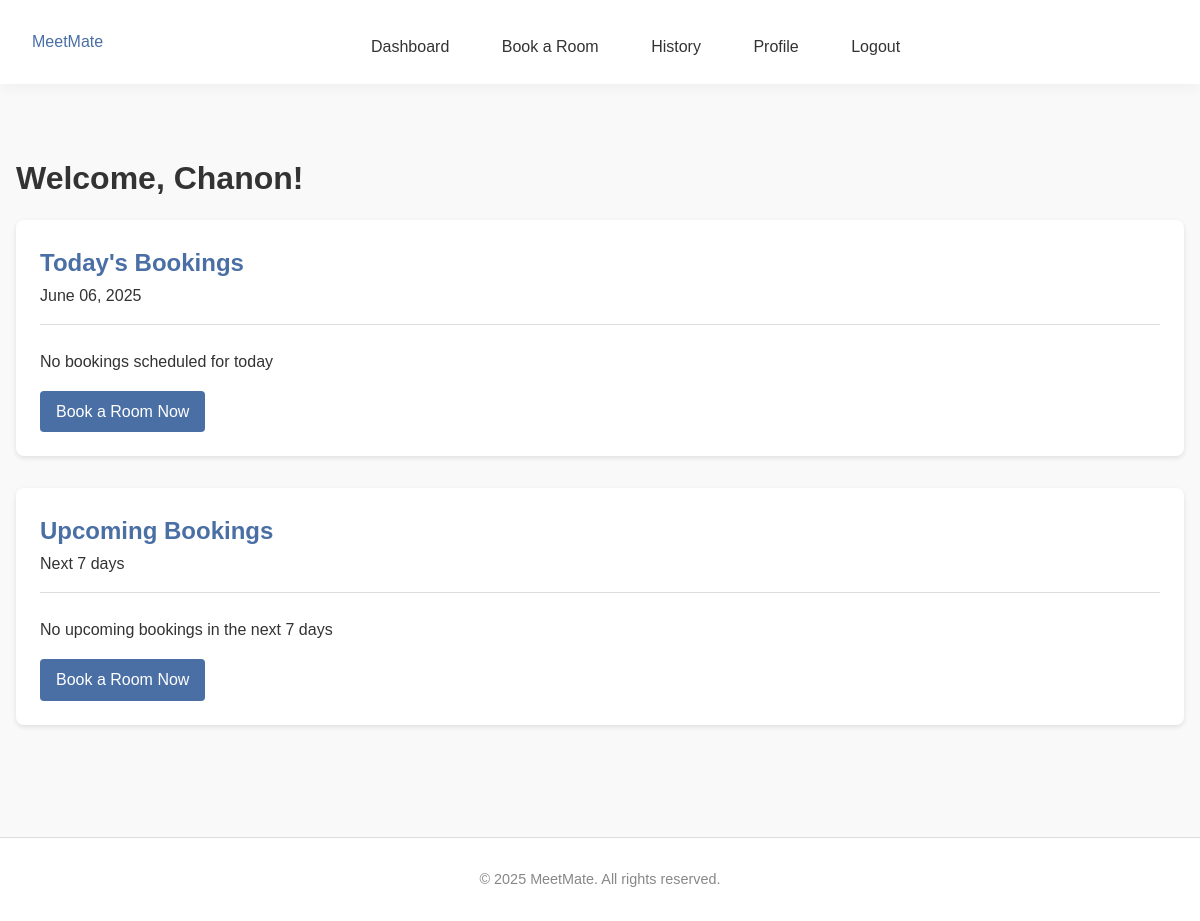
/dashboard (signed in), run on an earlier commit of the app's database.
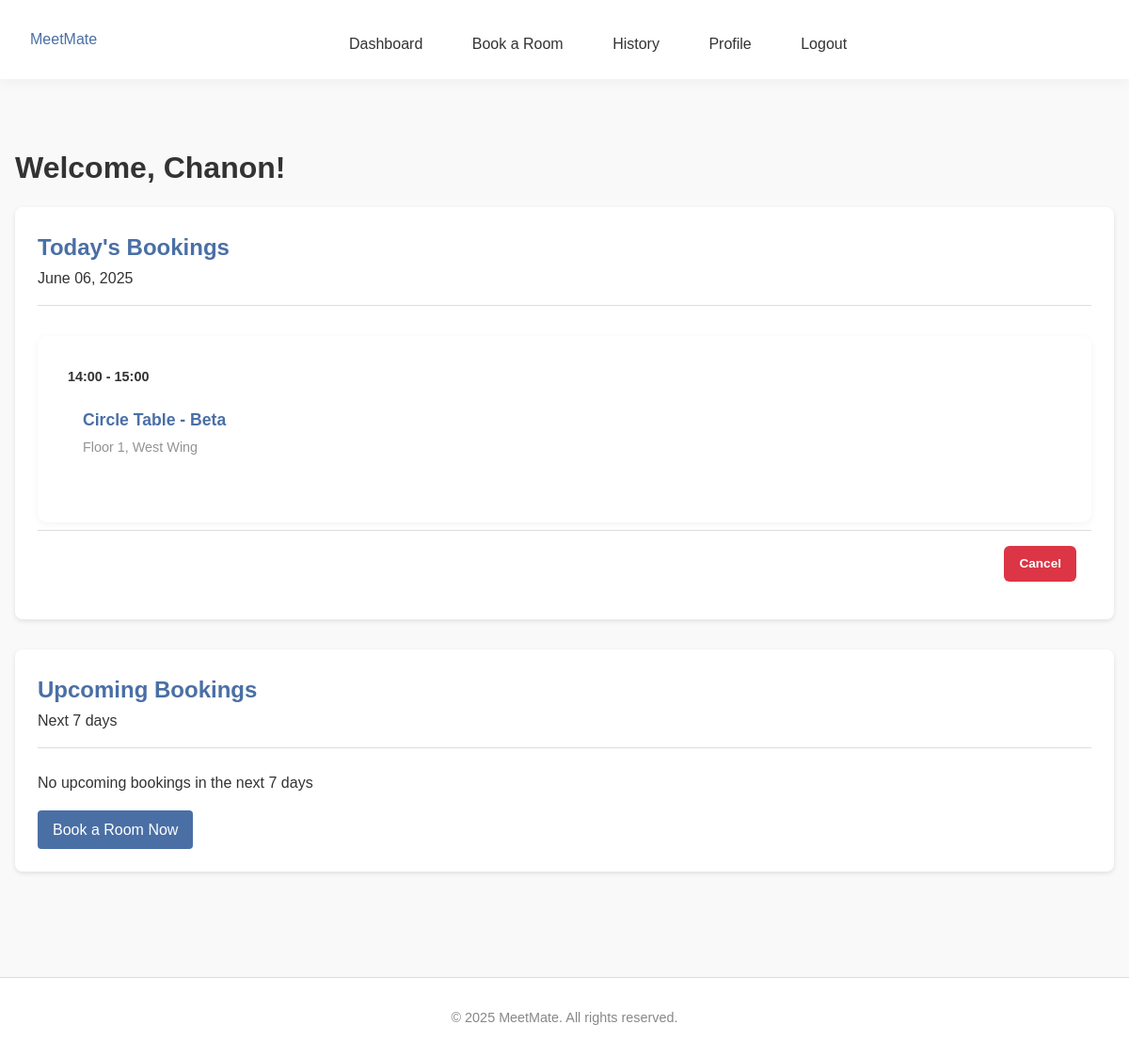
And on a later commit of the database.
### tables this page shows
CREATE TABLE bookings (
                id INTEGER PRIMARY KEY AUTOINCREMENT,
                user_id INTEGER NOT NULL,
                room_id INTEGER NOT NULL,
                date TEXT NOT NULL,
                time_start TEXT NOT NULL,
                time_end TEXT NOT NULL,
                booking_admin_id INTEGER,
                notes TEXT,
                FOREIGN KEY (user_id) REFERENCES users (id),
                FOREIGN KEY (room_id) REFERENCES rooms (id),
                FOREIGN KEY (booking_admin_id) REFERENCES users (id)
            );

CREATE TABLE rooms (
                id INTEGER PRIMARY KEY AUTOINCREMENT,
                name TEXT NOT NULL,
                location TEXT NOT NULL,
                capacity INTEGER NOT NULL,
                room_type TEXT DEFAULT 'conference'
            );

### app.py (the view)
@app.route('/dashboard')
@login_required
def dashboard():
    connection = get_database_connection()
    cursor = connection.cursor()
    user_id = session['user_id']
    now = datetime.now()
    current_date = now.date()
    current_time = now.time()
    today_bookings = []
    upcoming_bookings = []
    today_date = ''
    user_today_bookings = []
    user_upcoming_bookings = []
    if session.get('role') == 'admin':
        from datetime import date, timedelta
        today = date.today()
        today_str = today.strftime('%Y-%m-%d')
        today_date = today.strftime('%B %d, %Y')
        tomorrow = today + timedelta(days=1)
        next_week = today + timedelta(days=7)
        tomorrow_str = tomorrow.strftime('%Y-%m-%d')
        next_week_str = next_week.strftime('%Y-%m-%d')
        cursor.execute('''
            SELECT
                b.id,
                b.date,
                b.time_start,
                b.time_end,
                b.notes,
                u.username,
                r.name as room_name,
                admin.username as admin_name
            FROM bookings b
            JOIN users u ON b.user_id = u.id
            JOIN rooms r ON b.room_id = r.id
            LEFT JOIN users admin ON b.booking_admin_id = admin.id
            WHERE b.date = ?
            ORDER BY b.time_start
        ''', (today_str,))
        for row in cursor.fetchall():
            booking = dict(row)
            if booking['admin_name']:
                booking['booked_by'] = f"Admin: {booking['admin_name']}"
            else:
                booking['booked_by'] = "Self"
            booking_date = date.fromisoformat(booking['date'])
            booking_start_time = time.fromisoformat(booking['time_start'] + ':00' if len(booking['time_start']) == 5 else booking['time_start'])
            if booking_date == current_date:
                booking['can_cancel'] = current_time < booking_start_time
                booking['status'] = 'Complete' if current_time >= booking_start_time else None
            else:
                booking['can_cancel'] = True
                booking['status'] = None
            today_bookings.append(booking)
        cursor.execute('''
            SELECT
                b.id,
                b.date,
                b.time_start,
                b.time_end,
                b.notes,
                u.username,
                r.name as room_name,
                admin.username as admin_name
            FROM bookings b
            JOIN users u ON b.user_id = u.id
            JOIN rooms r ON b.room_id = r.id
            LEFT JOIN users admin ON b.booking_admin_id = admin.id
            WHERE b.date >= ? AND b.date <= ?
            ORDER BY b.date, b.time_start
            LIMIT 10
        ''', (tomorrow_str, next_week_str))
        for row in cursor.fetchall():
            booking = dict(row)
            if booking['admin_name']:
                booking['booked_by'] = f"Admin: {booking['admin_name']}"
            else:
                booking['booked_by'] = "Self"
            booking_date = date.fromisoformat(booking['date'])
            booking['formatted_date'] = booking_date.strftime('%a, %b %d')
            booking['can_cancel'] = True
            booking['status'] = None
            upcoming_bookings.append(booking)
    else:
        from datetime import date, timedelta
        today = date.today()
        today_str = today.strftime('%Y-%m-%d')
        today_date = today.strftime('%B %d, %Y')
        tomorrow = today + timedelta(days=1)
        next_week = today + timedelta(days=7)
        tomorrow_str = tomorrow.strftime('%Y-%m-%d')
        next_week_str = next_week.strftime('%Y-%m-%d')
        cursor.execute('''
            SELECT
                b.id,
                b.date,
                b.time_start,
                b.time_end,
                b.notes,
                r.name as room_name,
                r.location as room_location
            FROM bookings b
            JOIN rooms r ON b.room_id = r.id
            WHERE b.user_id = ? AND b.date = ?
            ORDER BY b.time_start
        ''', (user_id, today_str))
        for row in cursor.fetchall():
            booking = dict(row)
            booking_date = date.fromisoformat(booking['date'])
            booking_start_time = time.fromisoformat(booking['time_start'] + ':00' if len(booking['time_start']) == 5 else booking['time_start'])
            if booking_date == current_date:
                booking['can_cancel'] = current_time < booking_start_time
                booking['status'] = 'Complete' if current_time >= booking_start_time else None
            else:
                booking['can_cancel'] = True
                booking['status'] = None
            user_today_bookings.append(booking)
        cursor.execute('''
            SELECT
                b.id,
                b.date,
                b.time_start,
                b.time_end,
                b.notes,
                r.name as room_name,
                r.location as room_location
            FROM bookings b
            JOIN rooms r ON b.room_id = r.id
            WHERE b.user_id = ? AND b.date >= ? AND b.date <= ?
            ORDER BY b.date, b.time_start
            LIMIT 10
        ''', (user_id, tomorrow_str, next_week_str))
        for row in cursor.fetchall():
            booking = dict(row)
            booking_date = date.fromisoformat(booking['date'])
            booking['formatted_date'] = booking_date.strftime('%a, %b %d')
            booking['can_cancel'] = True
            booking['status'] = None
            user_upcoming_bookings.append(booking)
    connection.close()
    return render_template('dashboard.html',
                         today_bookings=today_bookings,
                         today_date=today_date,
                         upcoming_bookings=upcoming_bookings,
                         user_today_bookings=user_today_bookings,
                         user_upcoming_bookings=user_upcoming_bookings)

### app.py (called while the page is built)
def get_database_path():
    app_directory = app.root_path
    instance_directory = os.path.join(app_directory, 'instance')
    os.makedirs(instance_directory, exist_ok=True)
    database_path = os.path.join(instance_directory, 'meetmate.db')
    return database_path

def get_database_connection():
    db_path = get_database_path()
    connection = sqlite3.connect(db_path)
    connection.row_factory = sqlite3.Row
    return connection

def get_user_by_id(user_id):
    connection = get_database_connection()
    cursor = connection.cursor()
    cursor.execute("SELECT * FROM users WHERE id = ?", (user_id,))
    user = cursor.fetchone()
    connection.close()
    if user:
        return dict(user)
    return None

### templates/dashboard.html (shortened to what the changed rows need)
{% extends "base.html" %}
{% block content %}
<div class="dashboard">
    <h1>Welcome, {{ session.username }}!</h1>
    {% if session.role == 'admin' %}
    <div class="dashboard-section">
        <div class="section-card">
            <div class="section-header">
                <h2>Today's Bookings</h2>
                <span class="date">{{ today_date }}</span>
            </div>
              {% if today_bookings %}
                <div class="bookings-list">
                    {% for booking in today_bookings %}
                        <div class="booking-item">
                            <div class="booking-info">
                                <div class="booking-time">
                                    {{ booking.time_start }} - {{ booking.time_end }}
                                </div>
                                <div class="booking-details">
                                    <strong>{{ booking.room_name }}</strong> - {{ booking.username }}
                                    {% if booking.notes %}
                                        <div class="booking-notes">{{ booking.notes }}</div>
                                    {% endif %}
                                </div>
                            </div>
                            <div class="booking-actions">
                                {% if booking.can_cancel %}
                                    <a href="{{ url_for('cancel_booking', booking_id=booking.id) }}"
                                       class="btn btn-danger btn-small"
                                       onclick="return confirm('Are you sure you want to cancel this booking?')">
                                        Cancel
                                    </a>
                                {% elif booking.status == 'Complete' %}
                                    <div class="booking-status">
                                        <span class="status-completed">Complete</span>
                                    </div>
                                {% endif %}
                            </div>
                        </div>
                    {% endfor %}
                </div>
            {% else %}
                <div class="no-bookings">
                    <p>No bookings scheduled for today</p>
                    <a href="{{ url_for('admin_book') }}" class="btn btn-primary">Book for Client</a>
                </div>
            {% endif %}
        </div>
    </div>
    <div class="dashboard-section">
        <div class="section-card">
            <div class="section-header">
                <h2>Upcoming Bookings</h2>
                <span class="subtitle">Next 7 days</span>
            </div>
              {% if upcoming_bookings %}
                <div class="bookings-list">
                    {% for booking in upcoming_bookings %}
                        <div class="booking-item">
                            <div class="booking-info">
                                <div class="booking-date">
                                    {{ booking.formatted_date }}
                                </div>
                                <div class="booking-time">
                                    {{ booking.time_start }} - {{ booking.time_end }}
                                </div>
                                <div class="booking-details">
                                    <strong>{{ booking.room_name }}</strong> - {{ booking.username }}
                                    {% if booking.notes %}
                                        <div class="booking-notes">{{ booking.notes }}</div>
                                    {% endif %}
                                </div>
                            </div>
                            <div class="booking-actions">
                                {% if booking.can_cancel %}
                                    <a href="{{ url_for('cancel_booking', booking_id=booking.id) }}"
                                       class="btn btn-danger btn-small"
                                       onclick="return confirm('Are you sure you want to cancel this booking?')">
                                        Cancel
                                    </a>
                                {% elif booking.status == 'Complete' %}
                                    <div class="booking-status">
                                        <span class="status-completed">Complete</span>
                                    </div>
                                {% endif %}
                            </div>
                        </div>
                    {% endfor %}
                </div>
            {% else %}
                <div class="no-bookings">
                    <p>No upcoming bookings in the next 7 days</p>
                    <a href="{{ url_for('admin_book') }}" class="btn btn-primary">Book for Client</a>
                </div>
            {% endif %}
        </div>
    </div>
    {% else %}
    <div class="dashboard-section">
        <div class="section-card">
            <div class="section-header">
                <h2>Today's Bookings</h2>
            </div>
              {% if user_today_bookings %}
                <div class="bookings-list">
                    {% for booking in user_today_bookings %}
                        <div class="booking-item">
                            <div class="booking-info">
                                <div class="booking-time">
                                    {{ booking.time_start }} - {{ booking.time_end }}
                                </div>
                                <div class="booking-details">
                                    <strong>{{ booking.room_name }}</strong>
                                    <div class="booking-location">
                                        {{ booking.room_location }}
                                    </div>
                                </div>
                            </div>
                            <div class="booking-actions">
                                {% if booking.can_cancel %}
                                    <a href="{{ url_for('cancel_booking', booking_id=booking.id) }}"
                                       class="btn btn-danger btn-small"
                                       onclick="return confirm('Are you sure you want to cancel this booking?')">
                                        Cancel
                                    </a>
                                {% elif booking.status == 'Complete' %}
                                    <div class="booking-status">
                                        <span class="status-completed">Complete</span>
                                    </div>
                                {% endif %}
                            </div>
                        </div>
                    {% endfor %}
                </div>
            {% else %}
                <div class="no-bookings">
                    <p>No bookings scheduled for today</p>
                    <a href="{{ url_for('booking') }}" class="btn btn-primary">Book a Room Now</a>
                </div>
            {% endif %}
        </div>
    </div>
    <div class="dashboard-section">
        <div class="section-card">
            <div class="section-header">
                <h2>Upcoming Bookings</h2>
            </div>
        </div>
    </div>
    {% endif %}
</div>
{% endblock %}

What changed in the data, as far as the page shows it:
added bookings: time_start "14:00", time_end "15:00", room_name "Circle Table - Beta", room_location "Floor 1, West Wing"
Also different on the page:
text no longer shown: "No bookings scheduled for today Book a Room Now"
